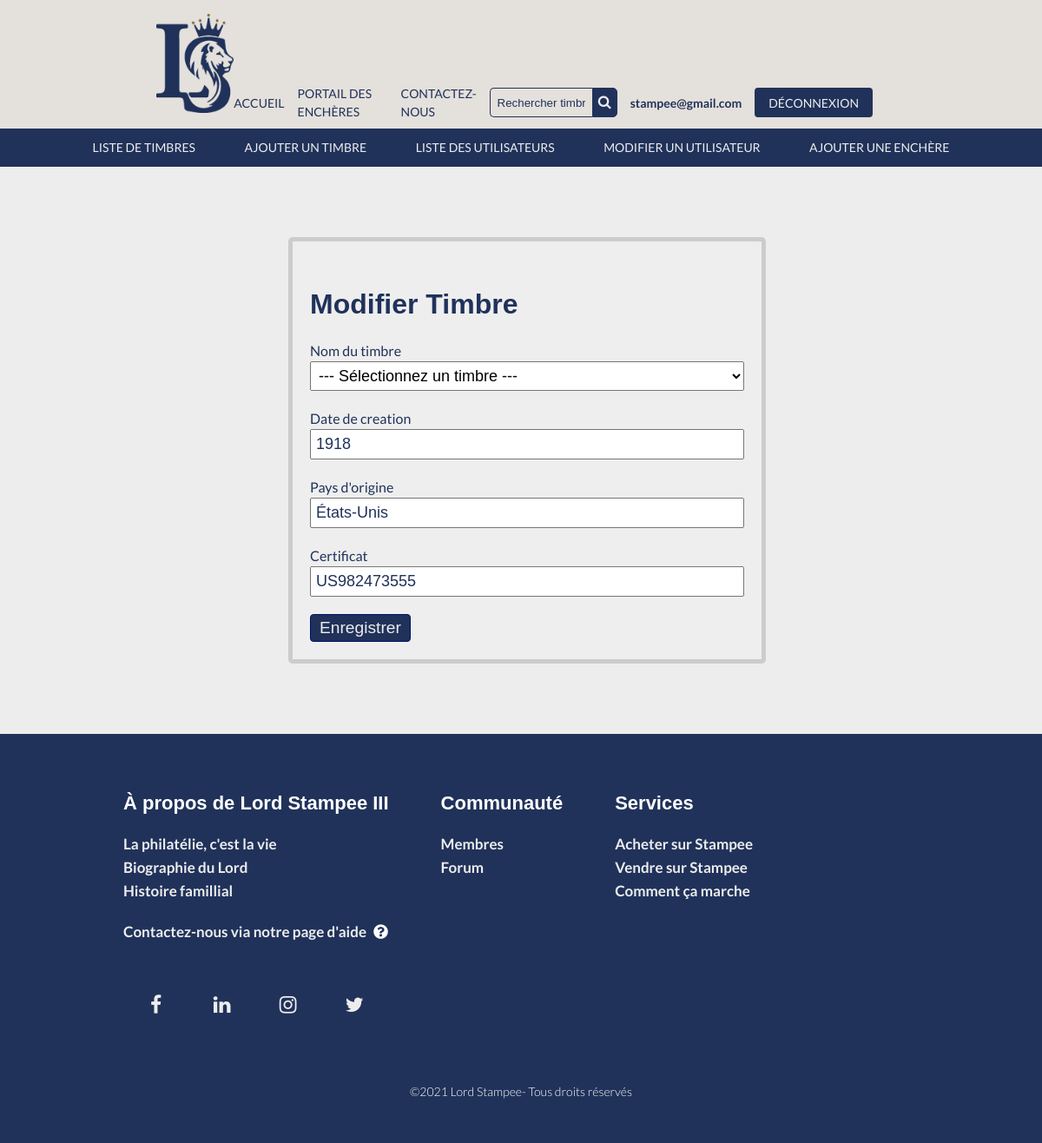
The page /index.php/modifierTimbre/modifier/3 (signed in) on the database its author committed.
### tables this page shows
CREATE TABLE `timbre` (
  `id` int(11) NOT NULL,
  `nom` varchar(255) DEFAULT NULL,
  `date_creation` year(4) DEFAULT NULL,
  `pays_origine` varchar(50) NOT NULL,
  `couleur` varchar(255) DEFAULT NULL,
  `dimensions` varchar(50) DEFAULT NULL,
  `certificat` varchar(25) DEFAULT NULL,
  `condition_id` int(11) NOT NULL,
  `usager_id` int(11) NOT NULL
);

### controller/controller_view.php (called while the page is built, shortened)
<?php
class View {
    private $render = FALSE;
    public function __construct($template)
    {
        try {
            $file ='view/'.$template.'.php';
            if(file_exists($file)) {
                $this->render = $file;
            }else {
                throw new Exception($file,' Error');
            }
        }
        catch (Exception $e) {
            echo $e->getMessage();
            exit();
        }
    }
    public function __destruct()
    {
        include($this->render);
    }
}
?>

### model/Crud.php (called while the page is built, shortened)
<?php
class Crud extends PDO{
	protected $table;
	protected $primaryKey;
	public function selectId($id){
		$sql = "SELECT * FROM $this->table WHERE $this->primaryKey = $id";
		$stmt = $this->query($sql);
		return $stmt->fetchAll(PDO::FETCH_CLASS);
	}
}
?>

### controller/controller_modifierTimbre.php (called while the page is built, shortened)
<?php
class ModifierTimbreController{
    public function modifier($id) {
        $privilege = $_SESSION['privilege'];
        if($privilege == 'admin') {
            $timbre = new Timbre();
            $modifier = $timbre->selectId($id);
        }
    }
}
?>

### view/modifierTimbre.php (the view, shortened to what this page needs)
<!DOCTYPE html>
<html lang="fr">
<head>
    <link rel="stylesheet" href="https://use.fontawesome.com/releases/v5.8.1/css/all.css">
    <link rel="stylesheet" href="https://cdnjs.cloudflare.com/ajax/libs/font-awesome/4.7.0/css/font-awesome.min.css" />
</head>
<body>
<header class="entete">
<div class="conteneur__entete">
  <h1 class="conteneur__logo">
    <a href="#">
      <img class="logo" src="/encheres/img/logo.png" alt="logo">
    </a>
  </h1>
  <nav class="nav-central">
    <ul class="nav-liste">
      <li class="nav-item">
          <a href="/encheres/index.php/accueil">ACCUEIL</a>
      </li>
      <li class="nav-item">
        <a href="/encheres/index.php/portailEncheres">PORTAIL DES ENCHÈRES</a>
      </li>
      <li class="nav-item">
          <a href="/encheres/index.php/login">CONTACTEZ-NOUS</a>
      </li>
      <li class="nav-item">
        <div class="section-recherche">
          <div class="section-recherche__wrap">
            <form class="recherche" method="post" action="recherche">
              <input type="text" class="recherche-term" placeholder="Rechercher timbre par nom" name="recherche">
              <button type="submit" name="btnRecherche" value="Rechercher" class="recherche-bouton">
                <i class="fa fa-search"></i>
              </button>
            </form>
          </div>
        </div>
      </li>
      <?php
        if(!isset($_SESSION["user"])) {
      ?>
      <li class="nav-item">
        <a href="/encheres/index.php/login">SE CONNECTER</a>
      </li>
      <?php
        }
        else
        {
      ?>
      <li class="nav-item">
          <span><?php echo $_SESSION['user'];?></span>
      </li>
      <li class="nav-item">
        <a href="/encheres/index.php/logout">DÉCONNEXION</a>
      </li>
      <?php
        }
      ?>
    </ul>
  </nav>
</div>
</header>
<div class="nav-menu blue topBotomBordersOut">
    <a href="/encheres/index.php/listeTimbres">LISTE DE TIMBRES</a>
    <a href="/encheres/index.php/gererTimbre">AJOUTER UN TIMBRE</a>
    <a href="/encheres/index.php/listeUsager">LISTE DES UTILISATEURS</a>
    <a href="/encheres/index.php/modifierUsager">MODIFIER UN UTILISATEUR</a>
    <a href="/encheres/index.php/createEnchere">AJOUTER UNE ENCHÈRE</a>
  </div>
<main>
    <div class="container">
        <form class="form" method="post" action="/encheres/index.php/modifierTimbre/update">
            <h1>Modifier Timbre</h1>
            <div class="form-element">
                <label>Nom du timbre</label>
                <select class="input" name="id">
                    <option value="">--- Sélectionnez un timbre ---</option>
                    <?php
                    foreach($timbre as $row){
                    ?>
                </select>
            </div>
            <div class="form-element">
                <label>Date de creation</label>
                <input class="input" type="number" name="date_creation" maxlength="4" required placeholder="<?php echo $row->date_creation;?>"/>
            </div>
            <div class="form-element">
                <label>Pays d'origine</label>
                <input class="input" type="text" name="pays_origine" maxlength="45" required placeholder="<?php echo $row->pays_origine;?>"/>
            </div>
            <div class="form-element">
                <label>Certificat</label>
                <input class="input" type="text" name="certificat" maxlength="45" required placeholder="<?php echo $row->certificat;?>"/>
            </div>
            <?php
                }
            ?>
            <button class="submit" type="submit" >Enregistrer</button>
        </form>
    </div>
<?php include './view/footer.php'; ?>

### css/footer.css (style rules this page uses)
.fa { display: inline-block; }

### css/accueil.css (style rules this page uses)
.container { max-width: 50vw; margin: 0 auto 2vw; box-sizing: border-box; padding: 2rem; }
.form { margin: 25px auto; padding: 20px; border: 5px solid #ccc; border-radius: 5px; width: 500px; background: #eee; }
.form-element { margin: 20px 0; }
.input { width: 100%; box-sizing: border-box; padding: 5px; font-size: 18px; outline: none; }
.submit { font-size: 1.2rem; padding: 4px 10px; border: .095rem solid #001169; max-width: max-content; border-radius: 4px; background-color: #20325A; color: #ededed; }

### css/fiche.css (style rules this page uses)
ul, li { padding: 0; margin: 0; list-style: none; }

### css/header.css (style rules this page uses)
*::before, *::after { box-sizing: border-box; padding: 0; margin: 0; }
html { font-family: "Lato", arial, sans-serif; background-color: #ededed; }
img { max-width: 100%; }
body { line-height: 1.5; font-size: 1rem; position: relative; margin: 0 auto; font-weight: 400; color: #20325A; }
header { padding: 2em 0 1em; margin: 0; }
main { margin: 0 auto; padding: 2vw 0 0; }
h1, h2, h3, h4 { font-weight: 700; line-height: 1.3; margin-top: 1em; margin-bottom: .5em; font-family: "Nunito+Sans", arial, sans-serif; color: #20325A; }
li { list-style: none; }
a { color: inherit; outline: 2px solid transparent; background-size: 100% 0.3em; background-repeat: no-repeat; background-position: left 0 bottom -40%; font-weight: 700; }
.entete { margin: 0; background-color: #E4E0DB; }
.entete .conteneur__entete { display: flex; align-items: center; justify-content: center; }
.conteneur__entete { margin: 0 auto; max-width: 70vw; }
.conteneur__logo { margin-top: 0; margin-bottom: 0; }
.logo { width: 100%; height: auto; }
.nav-central { margin-top: 5rem; flex-grow: 1; display: flex; justify-content: flex-end; }
.nav-liste { list-style: none; padding: 0; margin: 0; display: flex; justify-content: center; align-items: center; }
.nav-item { margin-bottom: 0; position: relative; display: inline-block; margin-right: 1.875rem; }
.nav-item:last-of-type a { background-color: #20325A; border: 2px solid #20325A; color: #ededed; padding: .3em 1em; font-weight: 500; white-space: nowrap; border-radius: 4px; }
.nav-item a { display: block; text-decoration: none; font-weight: 500; font-size: 1.075rem; color: #20325A; }
span { color: #20325A; font-weight: bold; font-size: 1.125rem; }
.recherche { width: 100%; display: flex; }
.recherche-term { width: 100%; border: 1px solid #20325A; border-right: none; padding: 0.625rem; height: 1.125rem; border-radius: 5px 0 0 5px; outline: none; background-color: #E4E0DB; }
.recherche-bouton { width: 2.813rem; height: 2.5rem; border: 1px solid #20325A; background: #20325A; text-align: center; color: #ededed; border-radius: 0 5px 5px 0; cursor: pointer; font-size: 18px; }
.section-recherche__wrap { width: 100%; }
div.nav-menu { font-family: "Nunito+Sans", arial, sans-serif; margin: 0 auto; padding: 0.625rem 3em; text-align: center; }
div.nav-menu a { color: #ededed; text-decoration: none; font: 0.875rem Lato; margin: 0 1rem; padding: 0.625rem; position: relative; z-index: 0; cursor: pointer; }
.blue { background: #20325A; }
div.topBotomBordersOut a:before, div.topBotomBordersOut a:after { position: absolute; left: 0px; width: 100%; height: 2px; background: #926938; content: ""; opacity: 0; transition: all 0.3s; }
div.topBotomBordersOut a:before { top: 0px; transform: translateY(10px); }
div.topBotomBordersOut a:after { bottom: 0px; transform: translateY(-10px); }
@media all and (min-width:1151px) and (max-width:1700px) { .entete { padding: 1em 0 .5rem; } }
@media all and (min-width:1151px) and (max-width:1700px) { .nav-item { margin-right: .938rem; } }
@media all and (min-width:1151px) and (max-width:1700px) { .nav-item a { font-weight: 500; font-size:0.875rem; } }
@media all and (min-width:1151px) and (max-width:1700px) { span { font-size: 0.875rem; } }
@media all and (min-width:1151px) and (max-width:1700px) { .recherche-term { padding: 0.5rem; height: 1rem; } }
@media all and (min-width:1151px) and (max-width:1700px) { .recherche-bouton { width: 2rem; height: 2.125rem; font-size: 16px; } }

### rows shown on the page
timbre: date_creation "1918", pays_origine "États-Unis", certificat "US982473555"

### other values the page prints
$_SESSION['user'] "stampee@gmail.com"
